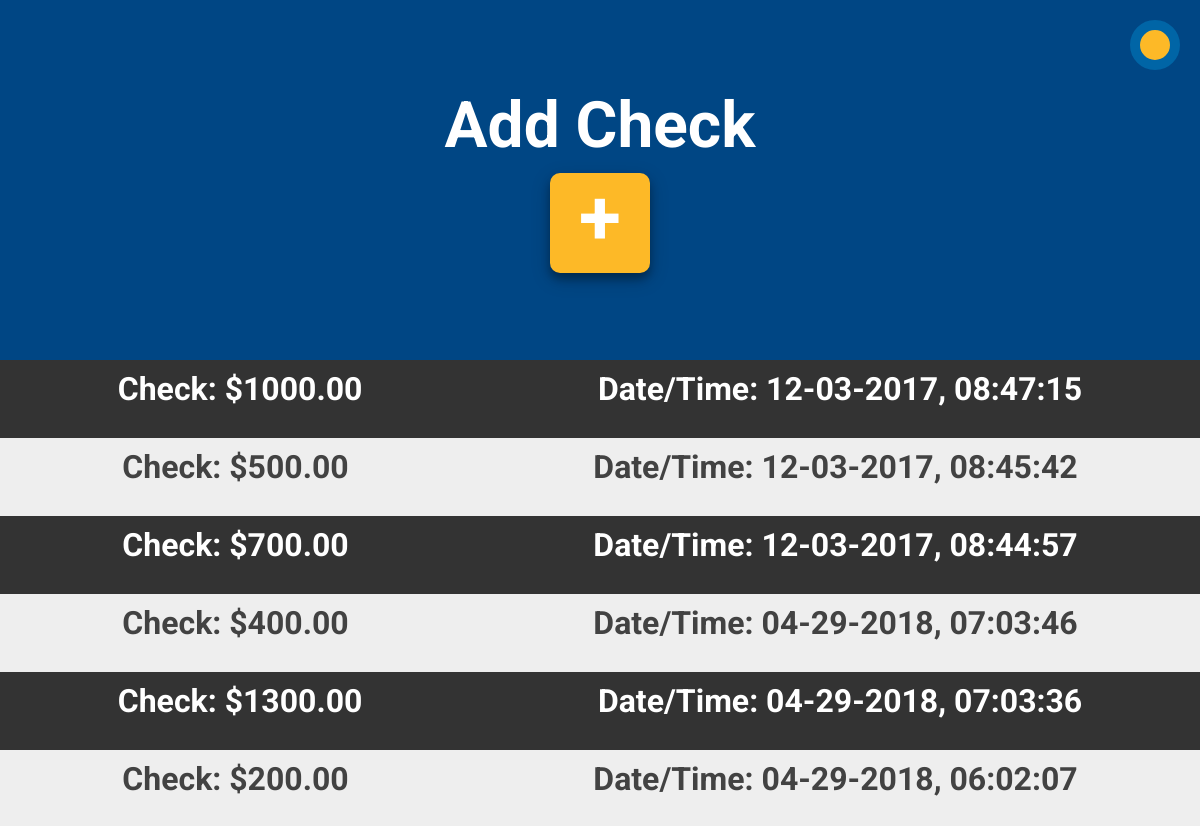
/checks.php (signed in), run on the app's committed database.
### tables this page shows
CREATE TABLE `individual_check` (
  `id` int(11) NOT NULL,
  `amount` float(9,2) DEFAULT NULL,
  `created_at` timestamp NOT NULL DEFAULT CURRENT_TIMESTAMP,
  `user_id` int(11) NOT NULL
);

### classes/Database.php (called while the page is built, shortened)
<?php
class Database
{
	private $host	= 'localhost';
	private $user	= 'root';
	private $pass	= 'root';
	private $dbname	= 'aggie_budget';
	private $dbh;
	private $stmt;
	public function __construct()
    {
		$dsn = 'mysql:host='. $this->host . ';dbname='. $this->dbname;
		$options = array
        (
			PDO::ATTR_PERSISTENT => true,
			PDO::ATTR_ERRMODE	 => PDO::ERRMODE_EXCEPTION
		);
		try
        {
			$this->dbh = new PDO($dsn, $this->user, $this->pass, $options);
		}
        catch(PDOEception $e)
        {
			$this->error = $e->getMessage();
		}
	}
    public function query($query)
    {
        $this->stmt = $this->dbh->prepare($query);
    }
    public function bind($param,$value, $type = null)
    {
        if(is_null($type))
        {
            switch(true)
            {
                default:
                    $type = PDO::PARAM_STR;
            }
        }
        $this->stmt->bindValue($param, $value, $type);
    }
    public function execute()
    {
        return $this ->stmt->execute();
    }
    public function resultSet()
    {
        return $this->stmt->fetchAll(PDO::FETCH_ASSOC);
    }
}
$database = new Database();

### checks.php (the view, shortened to what this page needs)
<?php
        require_once 'classes/Database.php';
?>
<!DOCTYPE html lang="en">
    <head>
        <link rel="stylesheet" href="css/style.css">
        <link rel="stylesheet" href="css/checks.css">
        <link rel="stylesheet" href="./font-awesome/css/font-awesome.min.css">
    </head>
    <body>
    <header id="showcase">
            <button id="roundButton"></button>
            <div>
                <h1> Add Check </h1>
            </div>
            <div class="button-div">
                <div id="plus-button">
                    <div class= "plus">
                        <h1>+</h1>
                    </div>
                </div>
            </div>
    </header>
    <div class="results">
        <div class="results-container">
        <?php
            $database->query("SELECT amount, DATE_FORMAT(created_at, '%m-%d-%Y, %h:%i:%s') AS created_at
                            FROM individual_check WHERE user_id = :user_id ORDER BY created_at DESC");
            $database->bind(":user_id", ($_SESSION['user_id']));
            $database->execute();
            $results = $database->resultSet();
            for ($i = 0; $i < count($results); $i++)
            {
                echo '<div class="results-items">';
                    echo '<div class= "results-amount results-item">' . '<h2>Check: $' . $results[$i]['amount'] . '<h2>' . '</div>';
                    echo '<div class = "results-date results-item">' .  '<h2>Date/Time: ' . $results[$i]['created_at'] . '<h2>' . '</div>';
                echo '</div>';
            }
        ?>
        </div>
    </div>
    </body>
</html>

### css/style.css (style rules this page uses)
* { margin: 0; padding: 0; }
body { margin: 0; font-family: "Roboto", sans-serif; color: #fff; font-weight: 600; }
#roundButton { background-color: #fdb927; margin-bottom: 20px; width: 50px; height: 50px; border-radius: 50%; border: 10px solid #0065A6; outline: none; transition: transform .3s cubic-bezier(0, .52, 0, 1); position: absolute; top: 15; right: 15; }
#showcase { background-color: #004684; height: 45vh; display: flex; flex-direction: column; justify-content: center; align-items: center; }
#showcase div h1 { font-size: 4em; }
#showcase button { padding: 15px; margin: 5px; }

### css/checks.css (style rules this page uses)
body { background-color: #eeeeee; }
.button-div { margin-top: 10px; }
#plus-button { width : 100px; height: 100px; background-color: #fdb927; border-radius: 10px; box-shadow: 0 6px 8px 0 rgba(0, 0, 0, 0.3), 0 6px 20px 0 rgba(0, 0, 0, 0.19); transition: all .2s ease-in-out; cursor: pointer; }
.plus { display: flex; justify-content: center; align-items: center; font-size: 1.2em; }
.results { color: #424242; }
.results-items { display: flex; justify-content: space-around; }
.results-items:nth-child(odd) { background: #333333; color: #fff; }
.results h2 { font-size: 2em; padding: 10px; }

### data on the page
individual_check: amount "1000.00", created_at "12-03-2017, 08:47:15"
individual_check: amount "500.00", created_at "12-03-2017, 08:45:42"
individual_check: amount "700.00", created_at "12-03-2017, 08:44:57"
individual_check: amount "400.00", created_at "04-29-2018, 07:03:46"
individual_check: amount "1300.00", created_at "04-29-2018, 07:03:36"
individual_check: amount "200.00", created_at "04-29-2018, 06:02:07"
